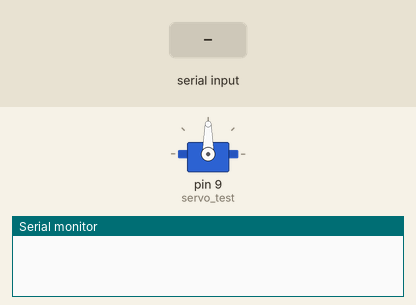
Simulated run of this sketch. Board: Arduino Uno, built with avr-gcc and run on an emulated ATmega328P. Shown: servo, the last lines printed to the serial monitor. The test bench sets the inputs (shaded band).

Above: at 1.2 s.
1.3 s: "sun" received over Serial
At 3.2 s:
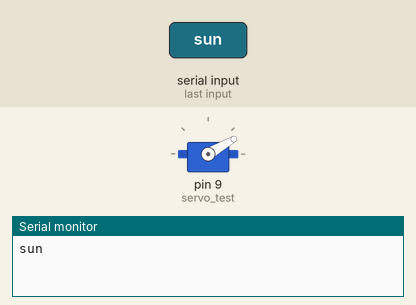
3.8 s: "Sun Music" received over Serial
At 5.3 s:
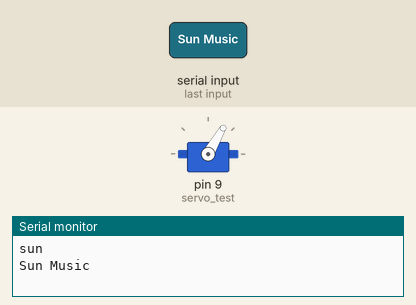
6.3 s: "star" received over Serial
At 8.2 s:
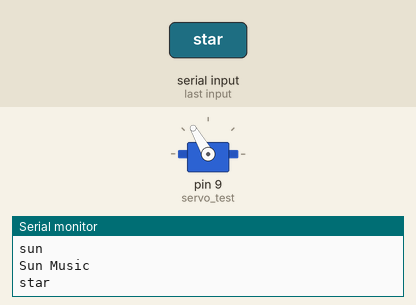
8.8 s: "Z" received over Serial
At 11.0 s:
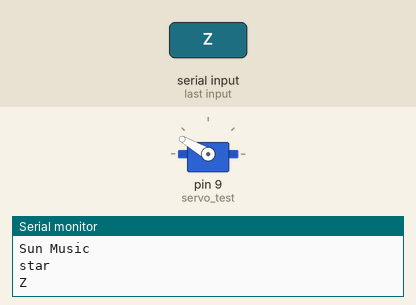
11.3 s: "Jaya" received over Serial
At 13.2 s:
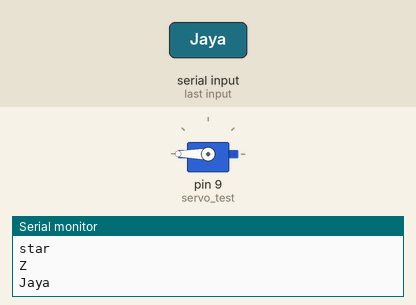
Timing chart, 0 to 14.7 s (numbered marks = the images above; inputs shaded):
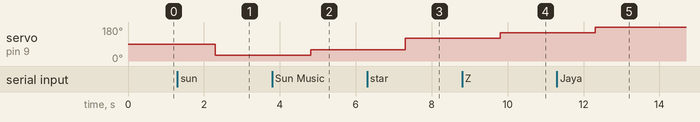

Measured:
- after the input at 1.3 s, servo on pin 9 (servo_test): 90° → 30° after 1.0 s
- after the input at 3.8 s, servo on pin 9 (servo_test): 30° → 60° after 1.0 s
- after the input at 6.3 s, servo on pin 9 (servo_test): 60° → 120° after 1.0 s
- after the input at 8.8 s, servo on pin 9 (servo_test): 120° → 150° after 1.0 s
- after the input at 11.3 s, servo on pin 9 (servo_test): 150° → 180° after 1.0 s

The sketch:

servo_antenna.ino
```cpp
#include <Servo.h>             //Servo library
Servo servo_test;        //initialize a servo object for the connected servo
String angle;

void setup()
{
  Serial.begin(9600);
  servo_test.attach(9);      // attach the signal pin of servo to pin9 of arduino
}

void loop()
{
    if(Serial.available()) {
      angle = Serial.readString();
      Serial.println(angle);
      angle.trim();
      }
    if(angle=="sun") {
    servo_test.write(30);                 //command to rotate the servo to the specified angle
    }
    if(angle=="Sun Music") {
    servo_test.write(60);                 //command to rotate the servo to the specified angle
    }
    if(angle=="KTV") {
    servo_test.write(90);                 //command to rotate the servo to the specified angle
    }
    if(angle=="star") {
    servo_test.write(120);                 //command to rotate the servo to the specified angle
    }
    if((angle=="Z")||(angle=="ji")) {
    servo_test.write(150);                 //command to rotate the servo to the specified angle
    }
    if(angle=="Jaya") {
    servo_test.write(180);                 //command to rotate the servo to the specified angle
    }
}
```
